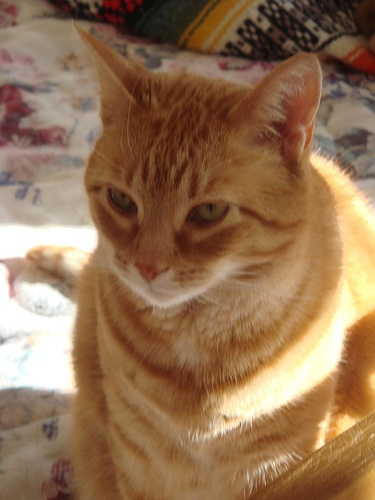
//> input picture Traitement_d_images/tpTI-v2026.1.0-rc4/data/images/cat.jpg, 375 x 500 px
$ ./meanshift -input=../../data/images/cat.jpg   (built with g++ and OpenCV 4)
//> lines starting //> are read from the running program, lines starting //| are printed output that depends on the picture
### Traitement_d_images/tpTI-v2026.1.0-rc4/src/tp/estimation_modes.hpp
#pragma once
#include <opencv2/core.hpp>

int estimation_modes(cv::Mat m, int hc);

### Traitement_d_images/tpTI-v2026.1.0-rc4/src/tp/meanshift_fct.hpp
#pragma once
#include <opencv2/core.hpp>

cv::Mat meanshift_fct(cv::Mat m, int hs, int hc, int eps, int kmax);

### Traitement_d_images/tpTI-v2026.1.0-rc4/src/tp/kmeans_fct.hpp
#pragma once
#include <opencv2/core.hpp>

void kmeans_fct(const cv::Mat& m, int k, int iter, cv::Mat& labels, cv::Mat& centres);

### Traitement_d_images/tpTI-v2026.1.0-rc4/src/tp/ocv_utils.hpp
#pragma once

#include <opencv2/core.hpp>

#include <string>

/**
 * @brief Print the information about the matrix (size, channels and type).
 * @param message A message to print before the matrix info: the output is in the format "message: [RxC] ch: #channels type: CV_XXTCY"
 * @param m The matrix.
 */
void printMatInfo(const std::string& message, const cv::Mat& m);

/**
 * @brief Print the information about a matrix with the name given by variable name.
 */
#define PRINT_MAT_INFO(mat) printMatInfo(#mat, mat)

/**
 * @brief Return the matrix type in readable string format
 * @param m The matrix
 * @return A string with the matrix type in string format, e.g. "CV_8UC3"
 */
std::string getMatType(const cv::Mat& m);

### Traitement_d_images/tpTI-v2026.1.0-rc4/src/tp/estimation_modes.cpp
#include "ocv_utils.hpp"

#include <opencv2/core.hpp>
#include <opencv2/imgcodecs.hpp>
#include <opencv2/highgui.hpp>
#include <opencv2/imgproc.hpp>
#include <opencv2/imgcodecs.hpp>
#include <iostream>
#include <string>

using namespace cv;
using namespace std;


int estimation_modes(Mat m, int hc){
    std::vector<Vec3f> modes_uniques;

    for (int y = 0; y < m.rows; y++){
        for (int x = 0; x < m.cols; x++){
            Vec3f couleur_pixel = m.at<Vec3f>(y, x);
            bool existe = false;

            for (Vec3f& mode : modes_uniques){
                if (cv::norm(couleur_pixel - mode) < hc){
                    existe = true;
                    break;
                }
            }

            if (!existe){
                modes_uniques.push_back(couleur_pixel);
            }
        }
    }

    return modes_uniques.size();
}

### Traitement_d_images/tpTI-v2026.1.0-rc4/src/tp/meanshift_fct.cpp
#include "meanshift_fct.hpp"
#include <opencv2/core.hpp>
#include <iostream>
#include <vector>
#include <cmath>

using namespace cv;
using namespace std;

cv::Mat meanshift_fct(cv::Mat m, int hs, int hc, int eps, int kmax){

    Mat resultat = m.clone();

    int colonne = m.cols;
    int ligne = m.rows;

    //pour chaque pixel
    for (int i = 0; i < colonne * ligne; i++){
        //coordonnées du pixel initial
        int xi = i % colonne;
        int yi = i / colonne;
        //coordonnées du pixel modifié pendant l'algoritme suite au shift
        float x_act = (float)xi;
        float y_act = (float)yi;

        Vec3f couleur_act = m.at<Vec3f>(yi, xi);

        int k = 0;
        float shift = eps + 1.0;
        // on applique l'algorithme tant que les conditions d'arret ne sont pas respectées
        while (shift > eps && k < kmax){

            float somme_x = 0;
            float somme_y = 0;
            float somme_r = 0;
            float somme_g = 0;
            float somme_b = 0;
            float total_poids = 0;
            //Pour ne pas dépasser le cadre de l'image
            int min_x = std::max(0, (int)(x_act - hs));
            int max_x = std::min(colonne, (int)(x_act + hs + 1));
            int min_y = std::max(0, (int)(y_act - hs));
            int max_y = std::min(ligne, (int)(y_act + hs + 1));
            //parcours des voisins
            for (int y = min_y; y < max_y; y++){
                for (int x = min_x; x < max_x; x++){

                    Vec3f pix = m.at<Vec3f>(y, x);
                    //pas de racine carrée pour diminuer les calculs
                    float dist_spatial = (x_act - x)*(x_act - x) + (y_act - y)*(y_act - y);

                    if (dist_spatial <= hs*hs) {
                        float dist_color = (couleur_act[0] - pix[0])*(couleur_act[0] - pix[0]) +
                                           (couleur_act[1] - pix[1])*(couleur_act[1] - pix[1]) +
                                           (couleur_act[2] - pix[2])*(couleur_act[2] - pix[2]);

                        if (dist_color <= hc*hc) {
                            somme_x += x;
                            somme_y += y;
                            somme_r += pix[0];
                            somme_g += pix[1];
                            somme_b += pix[2];
                            total_poids += 1.0;
                        }
                    }
                }
            }
            // pour ne pas diviser par 0
            if (total_poids == 0) break;
            //on fait le mean
            float moy_x = somme_x / total_poids;
            float moy_y = somme_y / total_poids;
            Vec3f moy_couleur(somme_r / total_poids, somme_g / total_poids, somme_b / total_poids);

            float diff_spatial = (x_act - moy_x)*(x_act - moy_x) + (y_act - moy_y)*(y_act - moy_y);
            float diff_color = (couleur_act[0] - moy_couleur[0])*(couleur_act[0] - moy_couleur[0]) +
                               (couleur_act[1] - moy_couleur[1])*(couleur_act[1] - moy_couleur[1]) +
                               (couleur_act[2] - moy_couleur[2])*(couleur_act[2] - moy_couleur[2]);

            shift = diff_spatial + diff_color;
            //on fait le shift
            x_act = moy_x;
            y_act = moy_y;
            couleur_act = moy_couleur;

            k++;
        }
        //on met à jour le pixel
        resultat.at<Vec3f>(yi, xi) = couleur_act;
    }

    return resultat;
}

### Traitement_d_images/tpTI-v2026.1.0-rc4/src/tp/ocv_utils.cpp
#include "ocv_utils.hpp"

#include <iostream>
std::string getMatType(int number)
{
    // find type
    const int imgTypeInt = number % 8;
    std::string imgTypeString;

    switch(imgTypeInt)
    {
        case 0: imgTypeString = "8U"; break;
        case 1: imgTypeString = "8S"; break;
        case 2: imgTypeString = "16U"; break;
        case 3: imgTypeString = "16S"; break;
        case 4: imgTypeString = "32S"; break;
        case 5: imgTypeString = "32F"; break;
        case 6: imgTypeString = "64F"; break;
        default: break;
    }

    // find channel
    const int channel = (number / 8) + 1;

    std::stringstream type;
    type << "CV_" << imgTypeString << "C" << channel;

    return type.str();
}

void printMatInfo(const std::string& message, const cv::Mat& m)
{
    std::cout << message << ": " << m.size() << " ch: "<< m.channels() << " type: " << getMatType(m.type()) << std::endl;
}


// [4 lines left out: function getMatType, not called in this run]

### Traitement_d_images/tpTI-v2026.1.0-rc4/src/tp/meanshift.cpp
#include "ocv_utils.hpp"

#include <opencv2/core.hpp>
#include <opencv2/imgcodecs.hpp>
#include <opencv2/highgui.hpp>
#include <opencv2/imgproc.hpp>
#include <opencv2/imgcodecs.hpp>
#include <iostream>
#include <string>
#include "kmeans_fct.hpp"
#include "meanshift_fct.hpp"
#include "estimation_modes.hpp"

using namespace cv;
using namespace std;


int main(int argc, char** argv)
{
    // ============================================================================
    // CommandLineParser: How to handle command-line arguments
    // ============================================================================
    // When you run a program from the terminal, you can pass arguments to it.
    // For example: ./kmeans -i=cat.jpg -k=5 --gt=ground_truth.jpg
    //
    // The CommandLineParser helps us extract and validate these arguments.
    //
    // HOW THE "keys" STRING WORKS:
    // Each line in curly braces {} defines one parameter with this format:
    // "{name aliases | default_value | description}"
    //
    // - name: The primary name for the parameter (e.g., "input", "k")
    // - aliases: Short versions you can use instead (e.g., "i" for "input")
    // - default_value: What value to use if the user doesn't provide this parameter
    //   * <none> means the parameter is REQUIRED (program will fail without it)
    //   * Empty string means the parameter is OPTIONAL
    //   * Any other value is used as the default
    // - description: Help text shown when user runs the program with --help
    //
    // IMPORTANT: SYNTAX FOR PASSING VALUES
    // OpenCV's CommandLineParser requires an EQUALS SIGN (=) to pass values:
    // ✓ CORRECT:   -i=cat.jpg  or  --input=cat.jpg
    // ✗ WRONG:     -i cat.jpg  (this treats -i as a boolean flag, "cat.jpg" ignored)
    //
    // EXAMPLES OF HOW TO USE THIS PROGRAM:
    // ./kmeans -i=cat.jpg -k=5                          (required parameters only)
    // ./kmeans --input=cat.jpg -k=5 --gt=truth.jpg      (with optional groundtruth)
    // ./kmeans --help                                   (shows help message)
    //
    // RETRIEVING THE VALUES:
    // After defining the parameters, use parser.get<Type>("name") to retrieve them:
    // - parser.get<String>("input") gets the filename as a string
    // - parser.get<int>("k") gets the number of clusters as an integer
    //
    // HOW TO ADD A NEW PARAMETER (Example: number of iterations):
    // 1. Add a new line in the "keys" string:
    //    "{iterations iter  |100    | maximum number of iterations }"
    //    This creates an optional parameter with default value 100
    //
    // 2. Retrieve it after parser.check():
    //    const int iterations = parser.get<int>("iterations");
    //
    // 3. Use it in your program, for example when calling kmeans:
    //    kmeans(data, k, labels, TermCriteria(..., iterations, ...), ...);
    //
    // 4. Users can now run: ./kmeans -i=cat.jpg -k=5 --iterations=200
    //    Remember: use = to pass the value!
    //
    // Complete documentation can be found here
    // https://docs.opencv.org/4.6.0/d0/d2e/classcv_1_1CommandLineParser.html
    // ============================================================================

    const std::string keys =
        "{help h usage ?            |       | print this message   }"
        "{input i                   |<none> | input image file     }"
        "{seuil spatial hs          |20     | seuil spatial     }"
        "{seuil colorimetrique hc   |20     | seuil colorimetrique    }"
        "{espsilon eps              |0.1      | epsilon    }"
        "{kmax                      |20      | nb max d'itérations    }";

    CommandLineParser parser(argc, argv, keys);
    parser.about("K-means clustering application");

    if (parser.has("help"))
    {
        parser.printMessage();
        return EXIT_SUCCESS;
    }

    const string imageFilename = parser.get<string>("input");
    const int hs = parser.get<int>("hs");
    const int hc = parser.get<int>("hc");
    const int eps = parser.get<int>("eps");
    const int kmax = parser.get<int>("kmax");

    if (!parser.check())
    {
        parser.printErrors();
        return EXIT_FAILURE;
    }

    // just for debugging, show the parsed arguments
    {
        cout << " Program called with the following arguments:" << endl;
        cout << " \timage file: " << imageFilename << endl;
    }

    // load the color image to process from file
    Mat m = imread(imageFilename, cv::IMREAD_COLOR);
//> m is the input picture: 500 rows x 375 cols, CV_8UC3; mean B, G, R 82.7, 113.1, 146.6

    // Check for invalid input
    if(imageFilename.empty())
    {
        cout << "Could not open or find the image" << std::endl;
        return EXIT_FAILURE;
    }

    // for debugging use the macro PRINT_MAT_INFO to print the info about the matrix, like size and type
    PRINT_MAT_INFO(m);
//| m: [375 x 500] ch: 3 type: CV_8UC3

    // 1) to call meanshift we need to first convert the image into floats (CV_32F)
    // see the method Mat.convertTo()
    m.convertTo(m, CV_32FC3);
//> m: 500 rows x 375 cols, CV_32FC3

    // mean shift
    Mat resultat = meanshift_fct(m, hs, hc, eps, kmax);
//> the loop in meanshift_fct, `for (int i = 0; i < colonne * ligne; i++)` made 187500 passes
//> (shift, x_act, y_act, k) on passes 1 to 3: (0, 9.61, 13.27, 16), (0, 9.61, 13.27, 12), (0, 9.61, 13.27, 9)
//> after the loop in meanshift_fct, `for (int i = 0; i < colonne * ligne; i++)`:
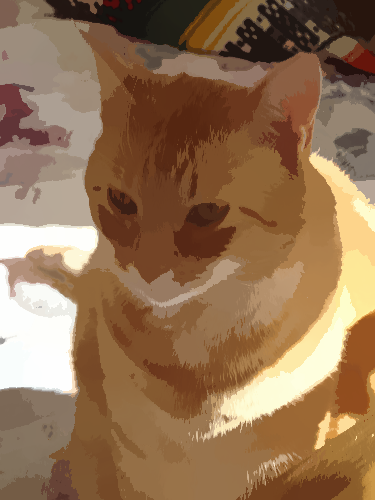
//> resultat: 500 rows x 375 cols, CV_32FC3; mean B, G, R 82.5, 113.1, 146.3

    int nb_modes = estimation_modes(resultat, hc);
//> after the loop in estimation_modes, `for (int y = 0; y < m.rows; y++)`: modes_uniques = 65 items, first 12: [81.08, 95.64, 125.5], [64.23, 81.04, 101.5], [51.57, 65.17, 85.28], [25.34, 30.34, 47.54], [13.01, 13.84, 54.81], [11.32, 12.79, 26.88], [11.91, 12.1, 74.86], [17.18, 52.96, 83.77], [15.96, 78.13, 128.6], [54.51, 99.95, 131.3], [42.88, 48.29, 62.64], [90.33, 113.1, 132.5]
//> nb_modes = 65

    printf("Nombre de modes: %d\n", nb_modes);
//| Nombre de modes: 65


    resultat.convertTo(resultat, CV_8UC3);
//> resultat: 500 rows x 375 cols, CV_8UC3

    //resultat.convertTo(m2, CV_8UC3);
    imwrite("Image_segmented.jpg", resultat);

    // Create a window for display.
    namedWindow("Display window", cv::WINDOW_AUTOSIZE);
    // Show our image inside it.
    imshow("Display window", resultat);

    // Wait for a keystroke in the window
    waitKey(0);

    //return EXIT_SUCCESS;


}
